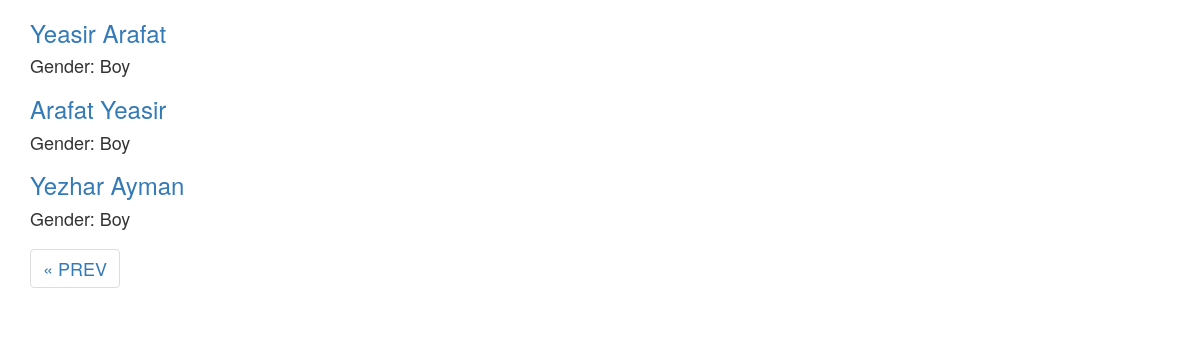
Before: /func-all-persons/?page=2 with the older database file.
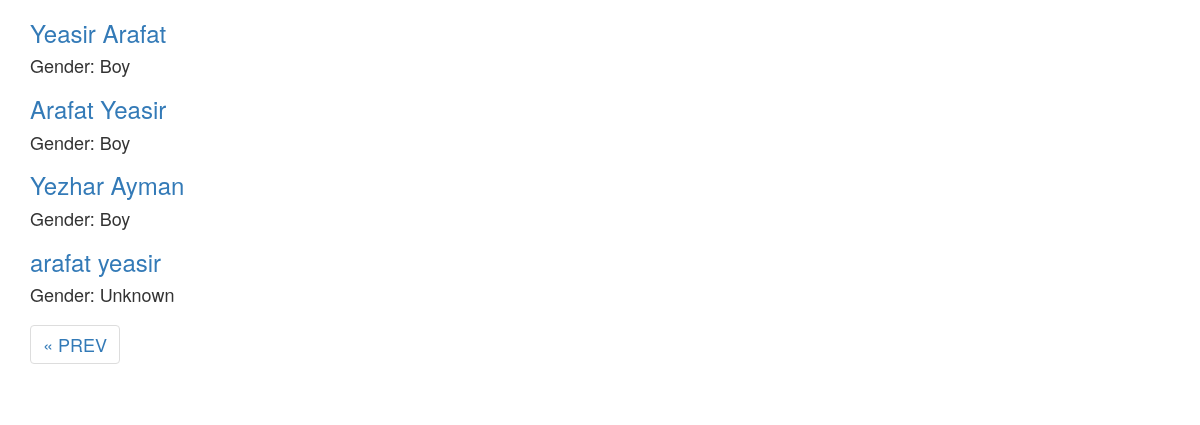
After: the same page with the newer database file.
### first_app/models.py (models this page shows, shortened)
class Person(models.Model):
    GENDER = (
        ('Male', 'Male'),
        ('Female', 'Female'),
    )
    first_name = models.CharField(max_length=30)
    last_name = models.CharField(max_length=30)
    email = models.EmailField(unique = True,null=True)
    gender = models.CharField(max_length=6, choices= GENDER,default='N/A')
    objects = PersonManager()
    class Meta:
        verbose_name_plural = 'All Persons'

### first_app/views.py (the view)
# urls.py: path('func-all-persons/', all_persons,name='all-persons'),
def all_persons(request):
    persons = Person.objects.all()
    paginator = Paginator(persons, 4)  # 4 persons in each page
    page = request.GET.get('page')
    print('Page', page)
    try:
        persons_page = paginator.page(page)
        print(persons_page)
    except PageNotAnInteger:
        persons_page = paginator.page(1)
        print('except', persons_page)
    except EmptyPage:
        persons_page = paginator.page(paginator.num_pages)
    return render(request, 'all_persons.html',{'page': page,'persons_page': persons_page,})

### first_app/templatetags/new_template_tags.py (called while the page is built)
@register.filter(name='custom_filter')
def custom_filter(value):
    if value=='Female':
        return "Girl"
    elif value == 'Male' :
        return "Boy"
    else:
        return "Unknown"

### templates/all_persons.html (shortened to what this page needs)
{% extends 'base.html' %}
{% load new_template_tags %}
{% block content %}
{% for person in persons_page %}
<a href="{% url 'person-detail-view' person.id %}">
    <h3>{{person.first_name  }} {{person.last_name  }}</h3>
</a>
<h4>Gender: {{ person.gender | custom_filter }}</h>
{% endfor %}
{% if persons_page.has_other_pages %}
  <ul class="pagination justify-content-center">
    {% if persons_page.has_previous %}
    <li><a href="?page={{ persons_page.previous_page_number }}" class="page-link">&laquo; PREV </a></li>
    {% endif %}
  </ul>
</div>
{% endif %}
{% endblock %}

Changed rows visible on the page:
added Person: first_name "arafat", last_name "yeasir", gender|custom_filter "Unknown"
